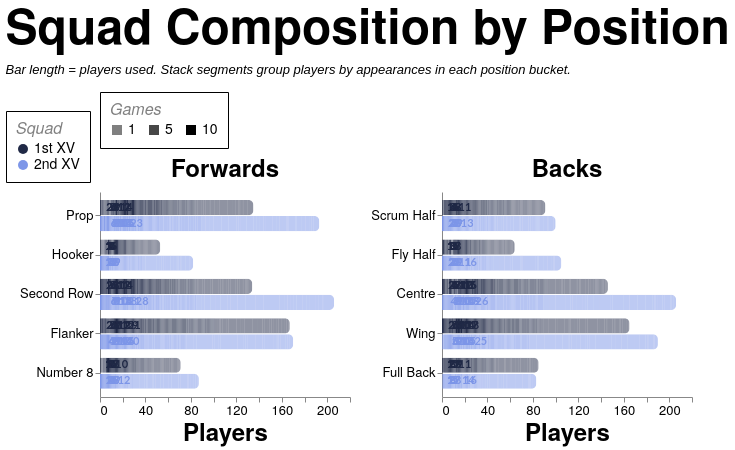

The specification (Vega-Lite) saved for this image:
### Vega-Lite specification from a JSON file in a GitHub repository (floating-point values rounded to 4 significant figures; data arrays with more than 128 entries replaced by an {"elided": "..."} marker saying what was removed)
{"config": {"axis": {"labelFont": "PT Sans Narrow, Helvetica Neue, Helvetica, Arial, sans-serif", "titleFont": "PT Sans Narrow, Helvetica Neue, Helvetica, Arial, sans-serif", "labelFontSize": 13, "titleFontSize": 24, "gridColor": "#202947", "gridOpacity": 0.2, "zindex": 1}, "text": {"font": "Lato, sans-serif"}, "bar": {"cornerRadiusEnd": 5}, "header": {"labelFont": "PT Sans Narrow, Helvetica Neue, Helvetica, Arial, sans-serif", "titleFont": "PT Sans Narrow, Helvetica Neue, Helvetica, Arial, sans-serif", "labelFontSize": 24, "titleFontSize": 28, "labelFontWeight": "bold", "orient": "left"}, "legend": {"labelFont": "PT Sans Narrow, Helvetica Neue, Helvetica, Arial, sans-serif", "titleFont": "PT Sans Narrow, Helvetica Neue, Helvetica, Arial, sans-serif", "labelFontSize": 14, "titleFontSize": 16, "titlePadding": 5, "fillColor": "white", "strokeColor": "black", "padding": 10, "titleFontWeight": "lighter", "titleFontStyle": "italic", "titleColor": "gray", "offset": 10}, "title": {"font": "PT Sans Narrow, Helvetica Neue, Helvetica, Arial, sans-serif", "fontSize": 48, "fontWeight": "bold", "anchor": "start", "align": "center", "titlePadding": 20, "subtitlePadding": 10, "subtitleFontSize": 13, "subtitleColor": "", "subtitleFontStyle": "italic", "offset": 15, "color": "black"}, "axisX": {"labelAngle": 0}, "facet": {"title": null, "header": null, "align": {"row": "each", "column": "each"}, "spacing": 10}, "resolve": {"scale": {"y": "independent", "facet": "independent"}}, "background": "transparent", "scale": {"offsetBandPaddingOuter": 0.2, "offsetBandPaddingInner": 0.1}, "view": {"stroke": null, "background": "transparent"}}, "data": {"name": "data-3444f4c0389cd88d65bee7bfbfa5aa52"}, "facet": {"column": {"field": "unit", "sort": ["Forwards", "Backs"], "title": null, "type": "nominal"}}, "spec": {"layer": [{"mark": {"type": "bar"}, "encoding": {"color": {"field": "squad", "legend": {"labelExpr": "datum.value + ' XV'", "orient": "bottom-right", "title": "Squad"}, "scale": {"domain": ["1st", "2nd"], "range": ["#202946", "#7d96e8"]}, "type": "nominal"}, "detail": {"field": "games", "type": "quantitative"}, "opacity": {"field": "games", "legend": {"orient": "top", "title": "Games", "titleOrient": "top", "values": [1, 5, 10]}, "scale": {"domain": [1, 10], "range": [0.5, 1]}, "type": "quantitative"}, "order": {"field": "games", "sort": "descending", "type": "quantitative"}, "tooltip": [{"field": "season", "title": "Season", "type": "nominal"}, {"field": "squad", "title": "Squad", "type": "nominal"}, {"field": "unit", "title": "Unit", "type": "nominal"}, {"field": "position", "title": "Position", "type": "nominal"}, {"field": "players", "title": "Players", "type": "quantitative"}, {"field": "games", "title": "Appearances per player", "type": "quantitative"}], "x": {"axis": {"grid": false, "tickMinStep": 1}, "field": "players", "stack": "zero", "title": "Players", "type": "quantitative"}, "y": {"field": "position", "sort": {"field": "position_order", "op": "min", "order": "ascending"}, "title": null, "type": "nominal"}, "yOffset": {"field": "squad", "scale": {"paddingInner": 0.05, "paddingOuter": 0.01}, "sort": ["1st", "2nd"], "type": "nominal"}}}, {"mark": {"type": "text", "align": "left", "baseline": "middle", "dx": 4, "fontSize": 11, "fontWeight": "bold"}, "encoding": {"color": {"field": "squad", "legend": {"labelExpr": "datum.value + ' XV'", "orient": "bottom-right", "title": "Squad"}, "scale": {"domain": ["1st", "2nd"], "range": ["#202946", "#7d96e8"]}, "type": "nominal"}, "text": {"field": "total_players", "format": ".0f", "type": "quantitative"}, "tooltip": [{"field": "season", "title": "Season", "type": "nominal"}, {"field": "countModeLabel", "title": "Position Count Mode", "type": "nominal"}, {"field": "squad", "title": "Squad", "type": "nominal"}, {"field": "unit", "title": "Unit", "type": "nominal"}, {"field": "position", "title": "Position", "type": "nominal"}, {"field": "total_players", "title": "Total Players", "type": "quantitative"}], "x": {"axis": {"grid": false, "tickMinStep": 1}, "field": "total_players", "type": "quantitative"}, "y": {"field": "position", "sort": {"field": "position_order", "op": "min", "order": "ascending"}, "title": null, "type": "nominal"}, "yOffset": {"field": "squad", "scale": {"paddingInner": 0.05, "paddingOuter": 0.01}, "sort": ["1st", "2nd"], "type": "nominal"}}, "transform": [{"aggregate": [{"op": "sum", "field": "players", "as": "total_players"}], "groupby": ["season", "countMode", "countModeLabel", "squad", "unit", "position", "position_order"]}]}], "height": {"step": 16}, "width": 250}, "resolve": {"scale": {"x": "shared", "y": "independent"}}, "spacing": 20, "title": {"text": "Squad Composition by Position", "subtitle": ["Bar length = players used. Stack segments group players by appearances in each position bucket."]}, "$schema": "https://vega.github.io/schema/vega-lite/v5.20.1.json", "datasets": {"data-3444f4c0389cd88d65bee7bfbfa5aa52": {"elided": "1518 records"}}}
